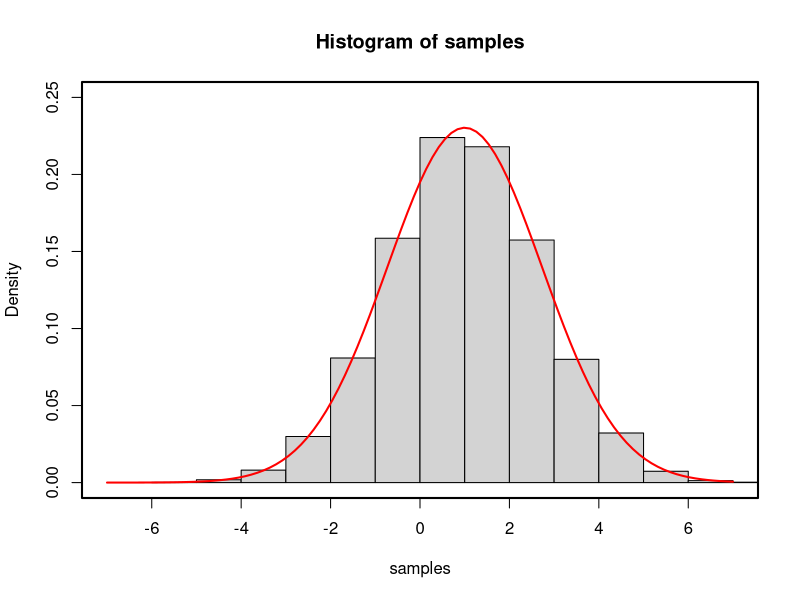
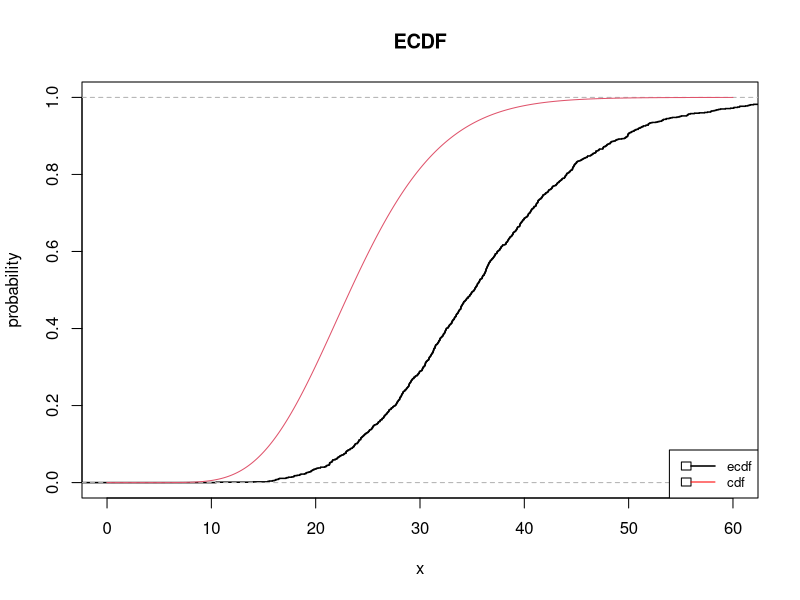
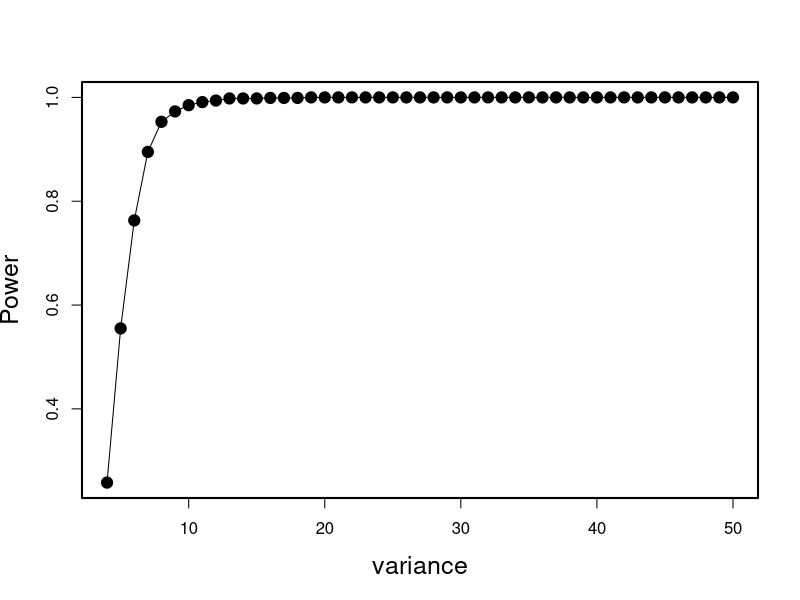

Reproduce these figures in R, in order.
m=1000; n=25; alpha=0.05; mu0=1; sigma=sqrt(3) 
set.seed(789); 


# generate m datasets/samples under H0 
samples <- replicate(m, rnorm(n,mu0,sigma))
#  the histogram of the simulated ??1,...,??1000 with the theoretical density superimposed; 
hist(samples, freq = F, xlim = c(-7,7), ylim = c(0, 0.25))
curve(dnorm(x, mu0, sigma), col = "red", lwd = "2", add = T)
box(lwd=2)


xi <- vector()

for(i in 1:m){ 
  sam <- rnorm(n,mu0,sigma^2)
  z = (sam - mu0)/sigma
  xi <- c(xi, (n-1) * var(z) / 2)
  xi
} 


# plot of the empirical cumulative distribution (ecdf) of ??1,...,??1000 with the theoretical 
# cumulative probability function (pdf) superimposed 

empi.cdf <- ecdf(xi)
plot(empi.cdf,xlim=c(0,60),main="ECDF", ylab="probability",cex=2,lwd=1.5) 
lines(seq(0, 60, by=.1), pchisq(seq(0, 60, by=.1),n-1), col=2) 
legend("bottomright", 0, 0.95, legend=c("ecdf","cdf"), col=c("black","red"),lty=1,lwd=c(1.5,1), cex=0.8)


# Kolmogorov-Smirnov two-sided test
ks.test(xi, pchisq, n-1, alternative = "two.sided")
# p-value < 2.2e-16


# Compute the theoretical quantiles 0.90, 0.95,0.975 with the empirical quantiles 

theo.quantiles <- qchisq(c(.9,.95,.975), n-1); theo.quantiles #           33.19624 36.41503 39.36408
empi.quantiles <- quantile(xi, probs = c(.9,.95,.975)); empi.quantiles #       90%      95%    97.5% 
#                                                                         49.00081 54.54538 58.28360 




# (b) Assume one wants to test the hypothesis H0 : ??^2 ??? 3 H1 : ??^2 > 3 at the signi???cance level ?? = 0.05. 
# Compute the empirical p-values for this test using the previous Monte Carlo simulation. 
# Compute the empirical signi???cance level ??_hat and perform the binomial test to assess if ??_hat departs 
# signi???cantly from ??.

# Monte Carlo simulation
p <- numeric(m)
for(i in 1:m){ 
  x=rnorm(n,mu0,sigma)
  X2 = (n-1)*sd(x)^2/sigma^2
  p[i] = 1 - pchisq(X2, n-1)
  p     # empirical p-values
  
  # Step 2. for each dataset determine if each p ???value is lower than the pre-specified ?? 
  # and Step 3. estimate the true significance level 
  phat=mean(p<alpha)
  phat  # empirical signi???cance level ??_hat
}
phat

##

##
binom.test(phat*m,m,p=0.05)
#data:  phat * m and m
# number of successes = 60, number of trials = 1000, p-value = 0.4248
# alternative hypothesis: true probability of success is not equal to 0.05
# 95 percent confidence interval:
#  0.03214950 0.05862042
# sample estimates:
#   probability of success 
# 0.044 


# c) For the hypothesis test above and the m simulations, construct a power plot for the 2 alternative
# values ?? = 4, . . . , 50. In face of these results, how far from H0 does one need  to be so that the 
# power of the test gets higher than 90%?

v1=4:50; sd1 = sqrt(v1); nv1=length(v1)
power=vector() 
set.seed(789) 
for(sds in sd1){
  set.seed(789) 
  p=vector() 
  for(i in 1:m){ 
    x=rnorm(n,mu0,sds) 
    X2 = (n-1)*sd(x)^2/sigma^2
    p[i] = 1 - pchisq(X2, n-1)
  } 
  power=c(power,mean(p<alpha)) 
} 

plot(v1,power,pch=19,cex=1.5,xlab=expression(variance), ylab="Power",cex.lab=1.5) 
lines(v1,power,type="l") 
box(lwd=2)
